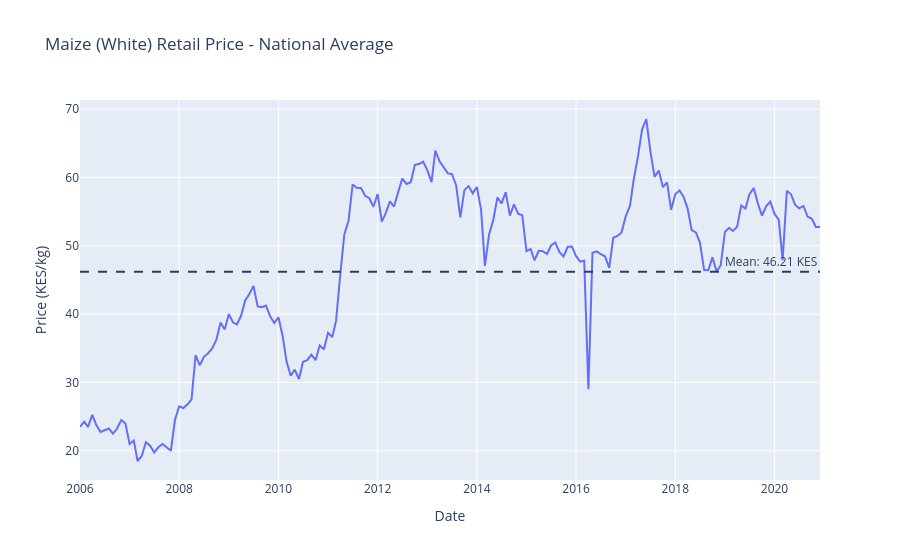

Write notebook code for a chart like this one.
### Code cell
# Focus on Maize (most important staple)
maize_data = national_avg[national_avg['commodity'] == 'Maize (white) - Retail'].copy()

fig = px.line(maize_data, x='date', y='price',
              title='Maize (White) Retail Price - National Average',
              labels={'price': 'Price (KES/kg)', 'date': 'Date'})
fig.add_hline(y=maize_data['price'].mean(), line_dash='dash',
              annotation_text=f'Mean: {maize_data["price"].mean():.2f} KES')
fig.show()

print(f"Maize price statistics:")
print(f"Mean: {maize_data['price'].mean():.2f} KES")
print(f"Median: {maize_data['price'].median():.2f} KES")
print(f"Std Dev: {maize_data['price'].std():.2f} KES")
print(f"Min: {maize_data['price'].min():.2f} KES ({maize_data[maize_data['price'] == maize_data['price'].min()]['date'].values[0]})")
print(f"Max: {maize_data['price'].max():.2f} KES ({maize_data[maize_data['price'] == maize_data['price'].max()]['date'].values[0]})")

### Figure 1 — Plotly figure (JSON) as saved in the notebook; plotly's stock layout.template omitted (floating-point values rounded to 4 significant figures; data arrays with more than 128 entries replaced by an {"elided": "..."} marker saying what was removed)
{"data": [{"hovertemplate": "Date=%{x}<br>Price (KES/kg)=%{y}<extra></extra>", "legendgroup": "", "line": {"color": "#636efa", "dash": "solid"}, "marker": {"symbol": "circle"}, "mode": "lines", "name": "", "orientation": "v", "showlegend": false, "type": "scatter", "x": {"elided": "180 str values"}, "xaxis": "x", "y": {"elided": "180 float values"}, "yaxis": "y"}], "layout": {"annotations": [{"showarrow": false, "text": "Mean: 46.21 KES", "x": 1, "xanchor": "right", "xref": "x domain", "y": 46.21, "yanchor": "bottom", "yref": "y"}], "legend": {"tracegroupgap": 0}, "shapes": [{"line": {"dash": "dash"}, "type": "line", "x0": 0, "x1": 1, "xref": "x domain", "y0": 46.21, "y1": 46.21, "yref": "y"}], "title": {"text": "Maize (White) Retail Price - National Average"}, "xaxis": {"anchor": "y", "domain": [0, 1], "title": {"text": "Date"}}, "yaxis": {"anchor": "x", "domain": [0, 1], "title": {"text": "Price (KES/kg)"}}}}
